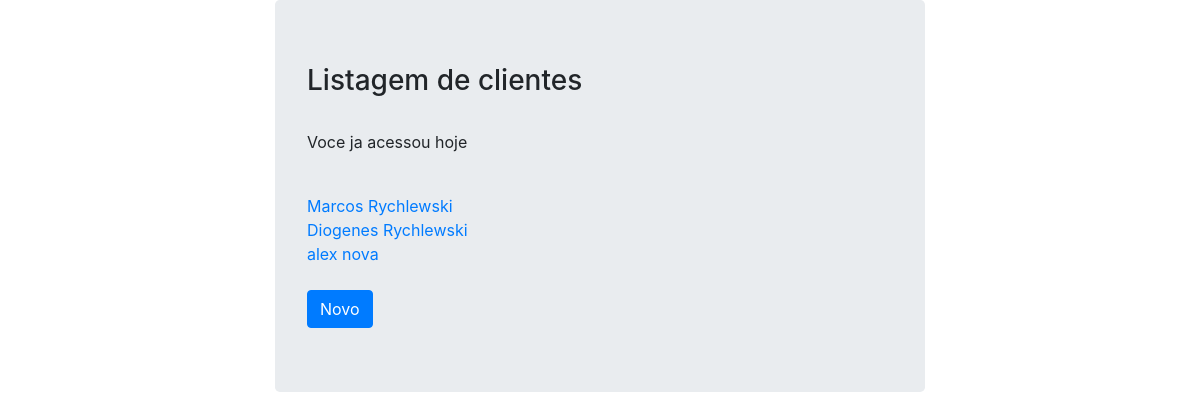
/clientes/person_list (signed in), run on an earlier commit of the app's database.
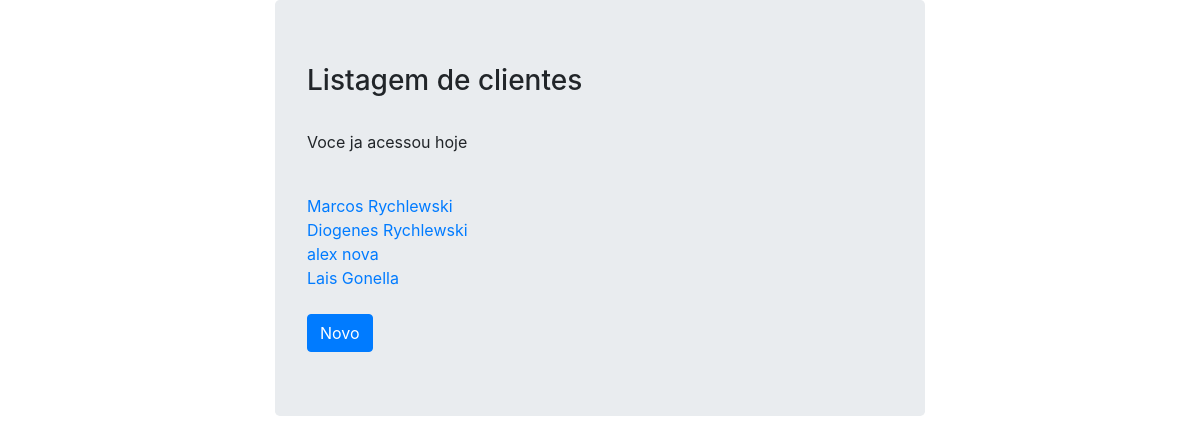
And on a later commit of the database.
### clientes/models.py (models this page shows, shortened)
class Person(models.Model):
    objects = None
    first_name = models.CharField(max_length=30)
    last_name = models.CharField(max_length=30)
    age = models.IntegerField()
    salary = models.DecimalField(max_digits=5, decimal_places=2)
    bio = models.TextField()
    photo = models.ImageField(upload_to='clients_photos', null=True, blank=True)
    class Meta:
        permissions = (
            ('deletar_clientes', 'Deletar_clientes'),
        )
    def __str__(self):
        return self.first_name + ' ' + self.last_name

### clientes/views.py (the view)
# urls.py: path('person_list', PersonList.as_view(), name="person_list_cbv"),
class PersonList(LoginRequiredMixin, ListView):#sempre a esquerda o LoginRequiredMixin pois ele tem que ser o primeiro
    model = Person
    def get_context_data(self, **kwargs):
        context = super().get_context_data(**kwargs)
        primeiro_acesso = self.request.session.get('primeiro_acesso',False)
        if not primeiro_acesso:
            context['message']= 'Seja bem vindo ao seu primeiro acesso'
            self.request.session['primeiro_acesso']= True
        else:
            context['message']= 'Voce ja acessou hoje'
        return context

### clientes/templates/clientes/person_list.html
{% extends 'base.html' %}
{% block main %}
<h3> Listagem de clientes </h3>
<br>
<p>{{ message }}</p>
{% for person in object_list%} <br>
<a href="person_detail/{{person.id}}">{{person}}</a>
{% endfor %}<br> <br>
<a href="{% url 'person_create_cbv' %}" class="btn btn-primary">Novo</a>
{% endblock %}

What changed in the data, as far as the page shows it:
added Person: first_name+last_name "Lais Gonella"
